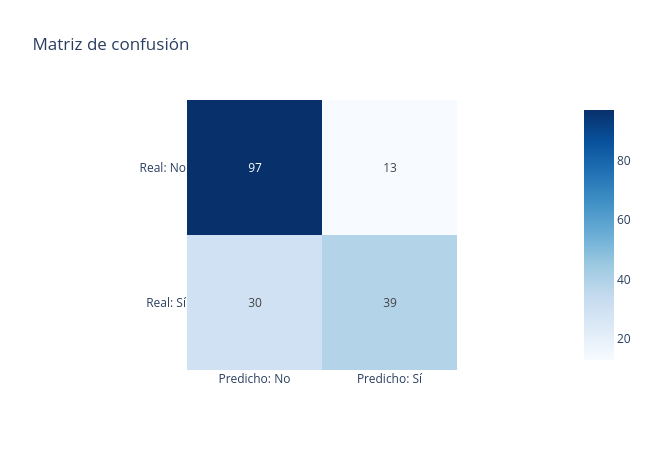

The cell this chart's notebook holds for it:
### Code cell
# Grafica la matriz de confusión con plot_matriz_confusion()

plot_matriz_confusion(y_test, pred_knn)

### Figure 1 — Plotly figure (JSON) as saved in the notebook; plotly's stock layout.template omitted (floating-point values rounded to 4 significant figures)
{"data": [{"coloraxis": "coloraxis", "hovertemplate": "x: %{x}<br>y: %{y}<br>color: %{z}<extra></extra>", "name": "0", "texttemplate": "%{z}", "type": "heatmap", "x": ["Predicho: No", "Predicho: Sí"], "xaxis": "x", "y": ["Real: No", "Real: Sí"], "yaxis": "y", "z": [[97, 13], [30, 39]]}], "layout": {"coloraxis": {"autocolorscale": false, "colorscale": [[0, "rgb(247,251,255)"], [0.125, "rgb(222,235,247)"], [0.25, "rgb(198,219,239)"], [0.375, "rgb(158,202,225)"], [0.5, "rgb(107,174,214)"], [0.625, "rgb(66,146,198)"], [0.75, "rgb(33,113,181)"], [0.875, "rgb(8,81,156)"], [1, "rgb(8,48,107)"]]}, "height": 450, "title": {"text": "Matriz de confusión"}, "width": 650, "xaxis": {"anchor": "y", "constrain": "domain", "domain": [0, 1], "scaleanchor": "y"}, "yaxis": {"anchor": "x", "autorange": "reversed", "constrain": "domain", "domain": [0, 1]}}}
